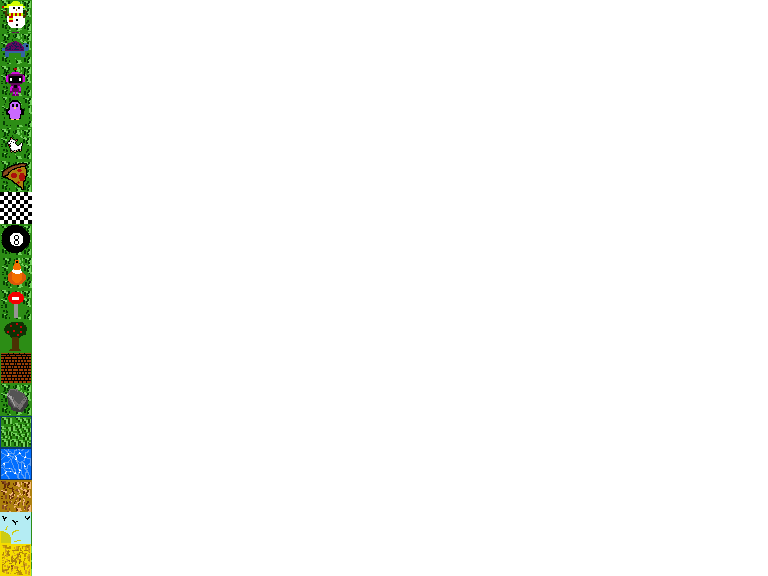

The image is a tile-based game level rendered from a .tmx file. Its description and complete source (layers, tilesets, objects, tile grids) follow:
An orthogonal 24x18 tile map with 32x32 px tiles, 1 tile layer (Tile Layer 1), 4 tilesets.

<map version="1.0" tiledversion="1.0.3" orientation="orthogonal" renderorder="right-down" width="24" height="18" tilewidth="32" tileheight="32" nextobjectid="1">
 <tileset firstgid="1" name="characters" tilewidth="32" tileheight="32" tilecount="16" columns="4">
  <image source="characterBackground2.png" width="128" height="128" />
 </tileset>
 <tileset firstgid="17" name="white" tilewidth="32" tileheight="32" tilecount="204" columns="17">
  <image source="basic.png" width="546" height="410" />
 </tileset>
 <tileset firstgid="221" name="character2" tilewidth="32" tileheight="32" tilecount="16" columns="4">
  <image source="sandTile.png" width="128" height="128" />
 </tileset>
 <tileset firstgid="237" name="terrain" tilewidth="32" tileheight="32" tilecount="16" columns="4">
  <image source="landscape1.png" width="128" height="128" />
 </tileset>
 <layer name="Tile Layer 1" width="24" height="18">
  <data encoding="csv">
13,18,18,18,18,19,20,21,18,18,18,18,19,20,21,22,23,24,25,26,27,28,29,30,
231,35,35,35,35,18,18,18,35,35,35,18,19,20,21,22,23,24,25,26,27,28,29,30,
227,52,52,52,52,35,35,35,52,52,52,18,19,20,21,22,23,24,25,26,27,28,29,30,
221,69,69,69,69,52,52,52,69,69,69,18,19,20,21,22,23,24,25,26,27,28,29,30,
230,19,20,21,22,23,24,25,26,27,28,29,30,20,21,22,23,24,25,26,27,28,29,30,
223,36,37,38,39,40,41,42,43,44,45,46,47,20,21,22,23,24,25,26,27,28,29,30,
232,53,54,55,56,57,58,59,60,61,62,63,64,20,21,22,23,24,25,26,27,28,29,30,
9,70,71,72,73,74,75,76,77,78,79,80,81,20,21,22,23,24,25,26,27,28,29,30,
225,87,88,89,90,91,92,93,94,95,96,97,98,20,21,22,23,24,25,26,27,28,29,30,
226,104,105,106,107,108,109,110,111,112,113,114,115,20,21,22,23,24,25,26,27,28,29,30,
8,121,122,123,124,125,126,127,128,129,130,131,132,20,21,22,23,24,25,26,27,28,29,30,
2,121,122,123,124,125,126,127,128,129,130,131,132,30,30,30,30,30,30,30,30,30,30,30,
11,121,122,123,124,125,126,127,128,129,130,131,132,30,47,47,47,47,47,47,47,47,47,47,
238,121,122,123,124,125,126,127,128,129,130,131,132,47,64,64,64,64,64,64,64,64,64,64,
237,121,122,123,124,125,126,127,128,129,130,131,132,64,81,81,81,81,81,81,81,81,81,81,
236,121,122,123,124,125,126,127,128,129,130,131,132,81,98,98,98,98,98,98,98,98,98,98,
233,121,122,123,124,125,126,127,128,129,130,131,132,98,115,115,115,115,115,115,115,115,115,115,
229,121,122,123,124,125,126,127,128,129,130,131,132,115,132,132,132,132,132,132,132,132,132,132
</data>
 </layer>
</map>
